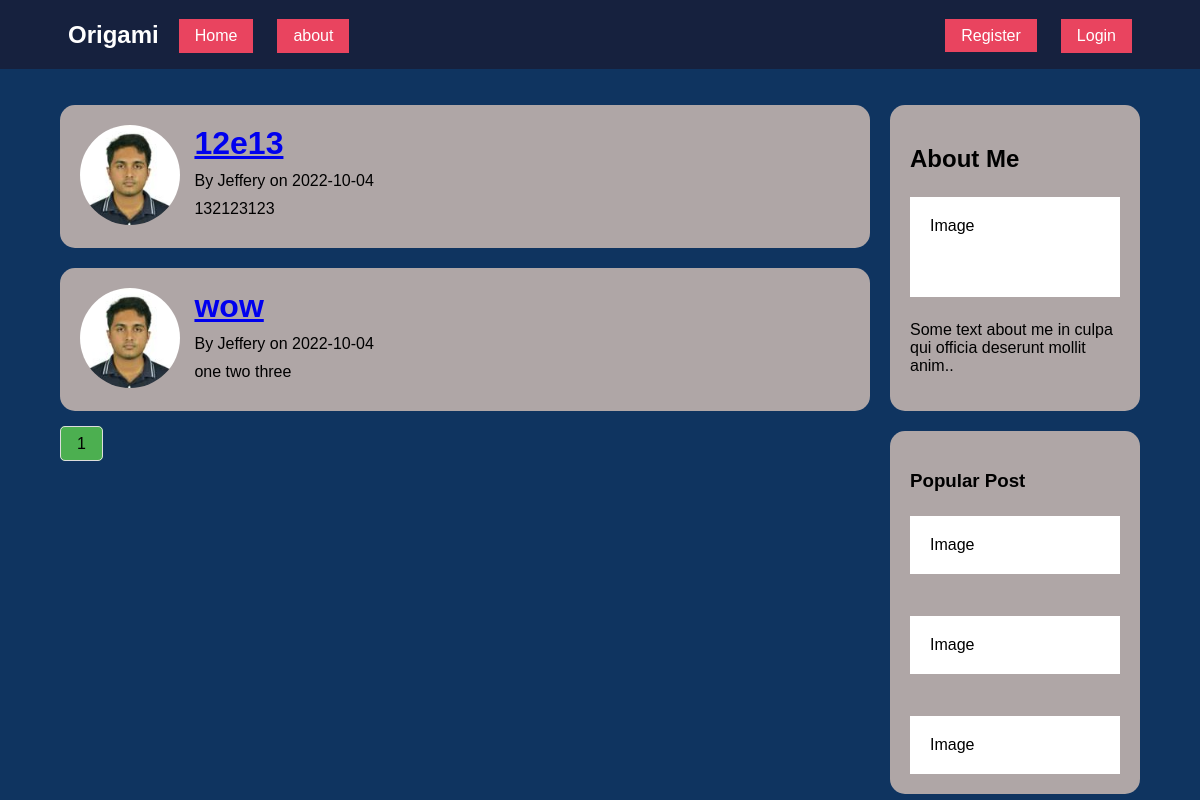
The app's page /home, older data.
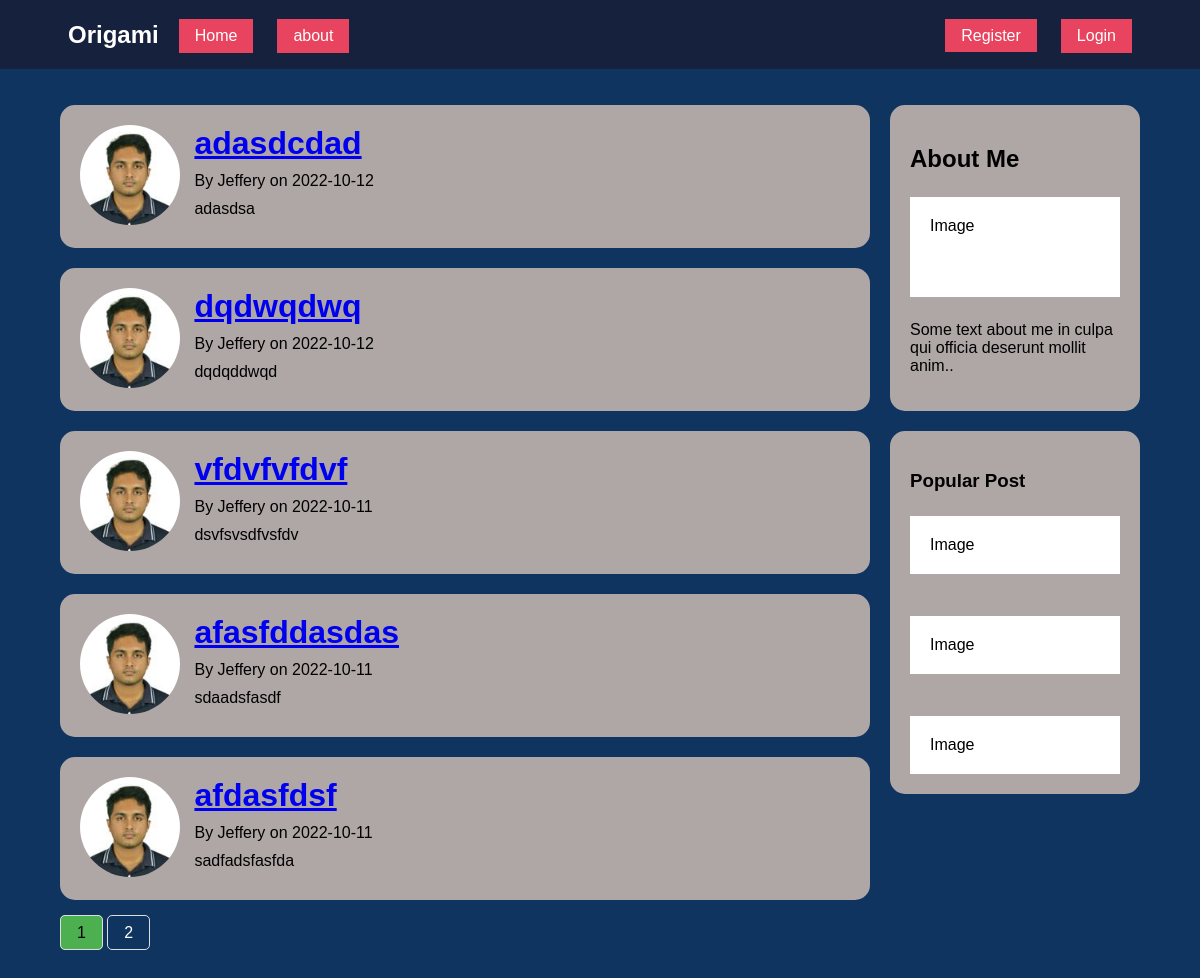
The same page, newer data.
### origami/models.py (models this page shows, shortened)
class Post(db.Model):
    id = db.Column(db.Integer, primary_key=True)
    title = db.Column(db.String(100), nullable=False)
    date_posted = db.Column(db.DateTime, nullable=False, default=datetime.utcnow)
    content = db.Column(db.Text, nullable=False)
    user_id = db.Column(db.Integer, db.ForeignKey('user.id'), nullable=False)

class User(db.Model, UserMixin):
    id = db.Column(db.Integer, primary_key=True)
    username = db.Column(db.String(20), unique=True, nullable=False)
    email = db.Column(db.String(120), unique=True, nullable=False)
    image_file = db.Column(db.String(20), nullable=False, default='default.jpg')
    password = db.Column(db.String(60), nullable=False)
    posts = db.relationship('Post', backref='author', lazy=True)

### origami/routes.py (the view)
@app.route("/")
@app.route("/home")
def home():
    page = request.args.get('page', 1, type=int)
    origami = Post.query.order_by(Post.date_posted.desc()).paginate(page=page, per_page=5)
    return render_template('home.html', posts=origami)

### origami/templates/home.html
{% extends "layout.html" %}
{% block content %}
<div class="leftcolumn">
    {% for post in posts.items %}
        <div class="card">
            <img src="{{url_for('static',filename='profile_pics/'+ post.author.image_file)}}" class="profile-pic image-size" alt="users profile pics">
            <div class="text-file">
                <h1><a href="{{url_for('post',post_id = post.id)}}">{{ post.title }}</a></h1>
                <p>By {{ post.author.username }} on {{ post.date_posted.strftime('%Y-%m-%d') }}</p>
                <p>{{ post.content }}</p>
            </div>
        </div>
    {% endfor %}
    {% for page_num in posts.iter_pages(left_edge=1, right_edge=1, left_current=1, right_current=2) %}
        {% if page_num %}
        <div class="pagination">
            {% if posts.page == page_num %}
                <a href="{{url_for('home', page=page_num)}}" class="active">{{ page_num }}</a>
            {% else %}
                <a href="{{url_for('home', page=page_num)}}">{{ page_num }}</a>
            {% endif %}
        </div>
        {% endif %}
    {% endfor %}
</div>
{% endblock content %}

### origami/templates/layout.html (shortened to what this page needs)
<!DOCTYPE html>
<html lang="en">
<head>
    <link rel="stylesheet" type="text/css" href="{{url_for('static',filename='css/style.css')}}">
</head>
<body>
    {% include 'header.html'%}
    <div class="container">
        <div class="row">
            {% block content %}{% endblock content %}
            <div class="rightcolumn">
                <div class="card">
                    <h2>About Me</h2>
                    <div class="fakeimg" style="height: 100px">Image</div>
                    <p>
                        Some text about me in culpa qui officia deserunt mollit anim..
                    </p>
                </div>
                <div class="card">
                    <h3>Popular Post</h3>
                    <div class="fakeimg">Image</div>
                    <br />
                    <div class="fakeimg">Image</div>
                    <br />
                    <div class="fakeimg">Image</div>
                </div>
            </div>
        </div>
    </div>
</body>
</html>

### origami/templates/header.html
<nav>
    <div class="container">
        <ul class="site-nav">
            <strong>Origami</strong>
            <li><a href="{{url_for('home')}}">Home</a></li>
            <li><a href="{{url_for('about')}}">about</a></li>
            {% if current_user.is_authenticated %}
                <li class="nav-right"><a href="{{url_for('new_post')}}">New Post</a></li>
                <li><a href="{{url_for('account')}}">Account</a></li>
                <li><a href="{{url_for('logout')}}">Logout</a></li>
            {% else %}
                <li class="nav-right"><a href="{{url_for('register')}}">Register</a></li>
                <li><a href="{{url_for('login')}}">Login</a></li>
            {% endif %}
        </ul>
    </div>
</nav>

### origami/static/css/style.css (style rules this page uses)
:root { box-sizing: border-box; }
body { margin: 0; background-color: #0F3460; font-family: Arial, Helvetica, sans-serif; }
body * + * { margin-top: 1.5em; }
.container { max-width:1080px; margin: 0 auto; }
nav { background-color: #16213E; padding-top: 1px; }
.site-nav { margin-top: 0; display:flex; padding: .5em; list-style-type:none; border-radius: .2em; }
.site-nav > li { margin-top:0; }
.site-nav > strong { display: block; margin-right: 20px; padding: .5em 0; color: white; font-size: x-large; }
.site-nav > li > a { display: block; margin-top: 10px; padding: .5em 1em; align-items: baseline; background-color: #e9445f; color:white; text-decoration: none; }
.site-nav > li + li { margin-left:1.5em; }
.site-nav > .nav-right { margin-left:auto; padding: .5em 0; margin-top: 10px; }
.site-nav > .nav-right > a { display: inline; }
.leftcolumn { float:left; width:75%; margin-top: 0; }
.rightcolumn { float:right; width:25%; padding-left: 20px; margin: 0; }
.fakeimg { background-color: white; width: 100%; padding: 20px; }
.card { background-color: #afa6a6; padding: 20px; margin-top: 20px; border-radius: 15px; }
.row:after { content: ""; display: table; clear: both; }
.profile-pic { display: inline-block; vertical-align:top; border-radius: 50%; }
.text-file { display: inline-block; margin: 0; margin-left: 10px; }
.text-file h1, .text-file p { margin: 0 0 10px 0; }
.card:after { content: ""; display: table; clear: both; }
.image-size { width: 100px; }
.pagination { display: inline-block; margin-bottom: 50px; }
.pagination a { color:white; float: center; padding: 8px 16px; text-decoration: none; border-radius: 5px; border: 1px solid #ddd; }
.pagination a.active { background: #4caf50; color: black; }

Row changes from the older to the newer data that the page shows:
no longer on this page (row edited): Post: image_file (picture), title "12e13", author.username "Jeffery", date_posted "2022-10-04", content "132123123"
no longer on this page (row edited): Post: image_file (picture), title "wow", author.username "Jeffery", date_posted "2022-10-04", content "one two three"
added Post: image_file (picture), title "adasdcdad", author.username "Jeffery", date_posted "2022-10-12", content "adasdsa"
added Post: image_file (picture), title "dqdwqdwq", author.username "Jeffery", date_posted "2022-10-12", content "dqdqddwqd"
added Post: image_file (picture), title "vfdvfvfdvf", author.username "Jeffery", date_posted "2022-10-11", content "dsvfsvsdfvsfdv"
added Post: image_file (picture), title "afasfddasdas", author.username "Jeffery", date_posted "2022-10-11", content "sdaadsfasdf"
added Post: image_file (picture), title "afdasfdsf", author.username "Jeffery", date_posted "2022-10-11", content "sadfadsfasfda"
Text that changed along with them:
new list line: "2"
